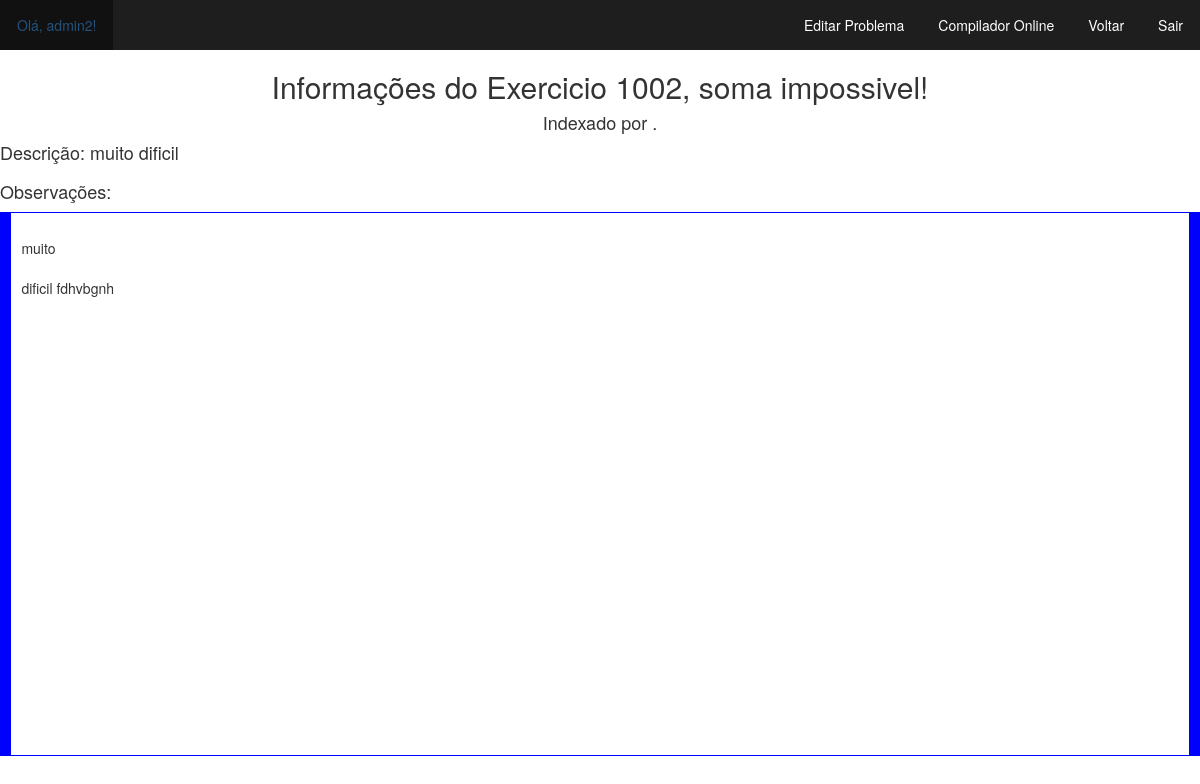
The page /ShowProblemsInfo.php?id=1002 (signed in) on the database its author committed.
### tables this page shows
CREATE TABLE `exercicio` (
  `id` int(11) NOT NULL,
  `name` varchar(255) NOT NULL,
  `class` varchar(255) NOT NULL,
  `description` varchar(255) NOT NULL,
  `type` varchar(255) NOT NULL,
  `level2pc` int(2) UNSIGNED ZEROFILL NOT NULL,
  `level` int(2) UNSIGNED ZEROFILL NOT NULL,
  `status` int(1) DEFAULT NULL,
  `Observation` varchar(255) NOT NULL,
  `source` text NOT NULL,
  `uploader` varchar(255) NOT NULL
);

### ShowProblemsInfo.php (the view, shortened to what this page needs)
<?php
	$id=$_GET['id'];
	require('Connection.php');
	$result = mysqli_query($db, "SELECT * FROM exercicio where id=$id");
	$row = mysqli_fetch_assoc($result);
?>
<html>
	<head>
		<link rel="stylesheet" href="Style/style.css">
		<link rel="stylesheet" href="https://maxcdn.bootstrapcdn.com/bootstrap/3.4.1/css/bootstrap.min.css">
	</head>
<body>
	<ul>
		<li style="float:left"><a href="UserProfile.php"><?php session_start(); echo "Olá, ". $_SESSION['usuario']; ?>!</a></li>
		<li style="float:right"><a href="Logout.php">Sair</a></li>
		<li style="float:right"><a href="MainInformationPage.php">Voltar</a></li>
		<li style="float:right"><a href="https://e2pc.github.io/">Compilador Online</a></li>
		<li	style="float:right"><?php echo"<a href=EditProblemInfo.php?id=".$row['id'] .">Editar Problema</a>" ?></li>
	</ul>
    <h2 align ="center">Informações do Exercicio
		<?php
			$id=$_GET['id'];
			require('Connection.php');
			$result = mysqli_query($db, "SELECT * FROM exercicio where id=$id");
			while($row = mysqli_fetch_assoc($result)){
				echo"<tr>
					 <td></td>
					 <td>" .$row['id'] .",</td>
					 <td>" .$row['name'] ."!</td>";
			}
		?>
	</h2>
	<h4 align ="center">Indexado por
		?>.
	</h4>
	<h4 align ="left">
		<?php
			$id=$_GET['id'];
			require('Connection.php');
			$result = mysqli_query($db, "SELECT * FROM exercicio where id=$id");
			while($row = mysqli_fetch_assoc($result)){
				echo"Descrição: " .$row['description'] ."\n";
				?><br><br><?php
				echo"Observações: " .$row['Observation'] ."";
			}
		?>
	</h4>
	<div style="background: #ffffff; overflow:auto;height:68%;width:auto;border:solid blue;border-width:.1em .8em .1em .8em;padding:.2em .6em;">
		<textarea readonly style="border: none;outline: none;width: 100%;height: 100%;resize:none;">
		<?php
			echo "\n";
			require('Connection.php');
			$result = mysqli_query($db, "SELECT * FROM exercicio where id=$id");
			$row = mysqli_fetch_assoc($result);
			$texto = $row['source'];
			printf("%s", $texto);
			mysqli_free_result($result);
		?>
		</textarea>
	</div>
</body>
</html>

### Style/style.css (style rules this page uses)
body { background-color:white; }
ul { list-style-type: none; margin: 0; padding: 0; overflow: hidden; background-color: #1E1E1E; }
li { float: left; }
li a { display: block; color: white; text-align: center; padding: 15px 17px; text-decoration: none; }
a:link, a:visited { text-decoration: none }
a:link, a:visited { text-decoration: none; }

### rows shown on the page
exercicio: id "1002", name "soma impossivel", description "muito dificil", source "muito dificil fdhvbgnh"

### other values the page prints
$_SESSION['usuario'] "admin2"
